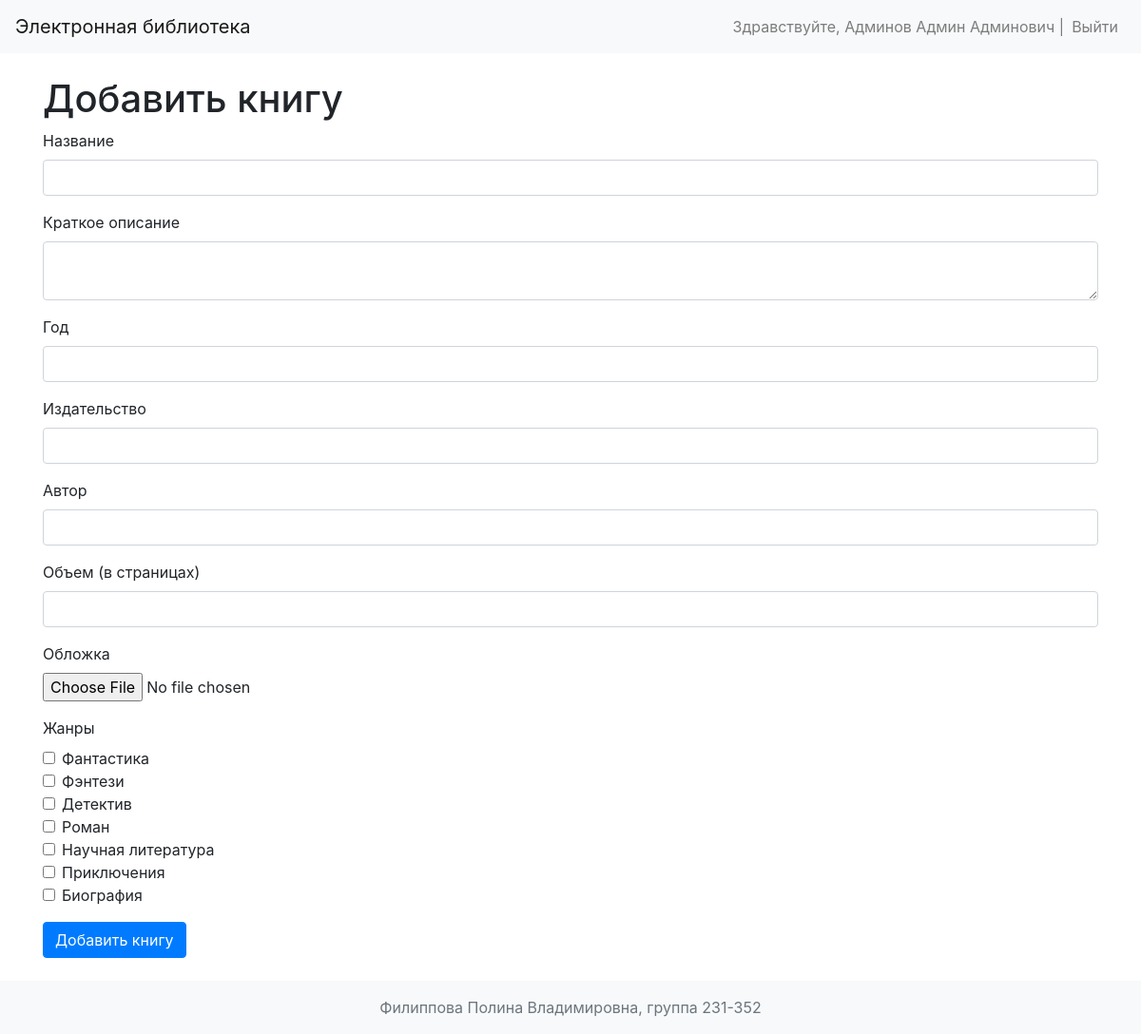
The page /add_book (signed in) on the database its author committed.
### models.py (models this page shows, shortened)
class User(UserMixin, db.Model):
    id = db.Column(db.Integer, primary_key=True)
    username = db.Column(db.String(80), unique=True, nullable=False)
    password_hash = db.Column(db.String(128), nullable=False)
    first_name = db.Column(db.String(50), nullable=False)
    last_name = db.Column(db.String(50), nullable=False)
    middle_name = db.Column(db.String(50))
    role_id = db.Column(db.Integer, db.ForeignKey('role.id'), nullable=False)
    role = db.relationship('Role', backref=db.backref('users', lazy=True))
    reviews = db.relationship('Review', backref='author', lazy=True)

class Genre(db.Model):
    id = db.Column(db.Integer, primary_key=True)
    name = db.Column(db.String(100), unique=True, nullable=False)

### routes.py (the view, shortened to what this page needs)
@routes_bp.route('/add_book', methods=['GET', 'POST'])
@login_required
@check_role('administrator')
def add_book():
    form = BookForm()
    genres = Genre.query.all()
    return render_template('add_book.html', form=form, genres=genres)

### forms.py
class BookForm(FlaskForm):
    title = StringField('Название', validators=[DataRequired()])
    description = TextAreaField('Краткое описание', validators=[DataRequired()])
    year = IntegerField('Год', validators=[DataRequired(), NumberRange(min=1000, max=2024)])
    publisher = StringField('Издательство', validators=[DataRequired()])
    author = StringField('Автор', validators=[DataRequired()])
    pages = IntegerField('Объем (в страницах)', validators=[DataRequired(), NumberRange(min=1)])
    cover = FileField('Обложка', validators=[FileRequired(), FileAllowed(['jpg', 'jpeg', 'png'], 'Только картинки!')])
    submit = SubmitField('Добавить книгу')

### app.py (called while the page is built)
@login_manager.user_loader
def load_user(user_id):
    return User.query.get(int(user_id))

def check_role(role_names):
    def decorator(f):
        @wraps(f)
        def decorated_function(*args, **kwargs):
            if not current_user.is_authenticated:
                flash("Требуется аутентификация", "danger")
                return redirect(url_for('routes.login'))
            _role_names = role_names
            if isinstance(_role_names, str):
                _role_names = [_role_names]
            if current_user.role.name not in _role_names:
                flash("У вас недостаточно прав для выполнения данного действия", "danger")
                return redirect(url_for('routes.index'))
            return f(*args, **kwargs)
        return decorated_function
    return decorator

### templates/add_book.html (shortened to what this page needs)
{% extends 'base.html' %}
{% import 'bootstrap/wtf.html' as wtf %}
{% import "_formhelpers.html" as form_helpers %}
{% block content %}
    <h1>Добавить книгу</h1>
    <form method="post" enctype="multipart/form-data">
        {{ form_helpers.render_field(form.title) }}
        <div class="form-group">
            {{ form.description.label }}
            {{ form.description(class="form-control", id="description_editor") }}
        </div>
        {{ form_helpers.render_field(form.year) }}
        {{ form_helpers.render_field(form.publisher) }}
        {{ form_helpers.render_field(form.author) }}
        {{ form_helpers.render_field(form.pages) }}
        <div class="form-group">
            {{ form.cover.label }}
            {{ form.cover(class="form-control-file") }}
        </div>
        <div class="form-group">
            <label for="genres">Жанры</label>
            <br>
            {% for genre in genres %}
                <div class="form-check">
                    <input class="form-check-input" type="checkbox" name="genres" id="genre_{{ genre.id }}" value="{{ genre.id }}">
                    <label class="form-check-label" for="genre_{{ genre.id }}">
                        {{ genre.name }}
                    </label>
                </div>
            {% endfor %}
        </div>
        {{ form.submit(class="btn btn-primary") }}
    </form>
{% endblock %}

### templates/base.html (shortened to what this page needs)
<!DOCTYPE html>
<html lang="en">
<head>
    <link rel="stylesheet" href="https://stackpath.bootstrapcdn.com/bootstrap/4.5.2/css/bootstrap.min.css">
</head>
<body>
    <nav class="navbar navbar-expand-lg navbar-light bg-light">
        <a class="navbar-brand" href="{{ url_for('routes.index') }}">Электронная библиотека</a>
        <div class="collapse navbar-collapse" id="navbarNav">
            <ul class="navbar-nav ml-auto">
                {% if current_user.is_authenticated %}
                    <li class="nav-item">
                        <span class="navbar-text">
                            Здравствуйте, {{ current_user.last_name }} {{ current_user.first_name }} {{ current_user.middle_name }} |
                        </span>
                    </li>
                    <li class="nav-item">
                        <a class="nav-link" href="{{ url_for('routes.logout') }}">Выйти</a>
                    </li>
                {% else %}
                    <li class="nav-item">
                        <a class="nav-link" href="{{ url_for('routes.login') }}">Войти</a>
                    </li>
                {% endif %}
            </ul>
        </div>
    </nav>
    <div class="container mt-4">
        {% block content %}{% endblock %}
    </div>
    <footer class="footer mt-4 py-3 bg-light">
        <div class="container text-center">
            <span class="text-muted">Филиппова Полина Владимировна, группа 231-352</span>
        </div>
    </footer>
    <link rel="stylesheet" href="https://cdn.jsdelivr.net/simplemde/latest/simplemde.min.css">
</body>
</html>

### templates/_formhelpers.html (shortened to what this page needs)
{% macro render_field(field) %}
  <div class="form-group">
    {{ field.label(class="form-label") }}
    {{ field(class="form-control") }}
  </div>
{% endmacro %}

### rows shown on the page
User: last_name "Админов", first_name "Админ", middle_name "Админович"
Genre: name "Фантастика"
Genre: name "Фэнтези"
Genre: name "Детектив"
Genre: name "Роман"
Genre: name "Научная литература"
Genre: name "Приключения"
Genre: name "Биография"

### other values the page prints
{{ field.label(class="form-label") }} "Название Год Издательство Автор Объем (в страницах)"
